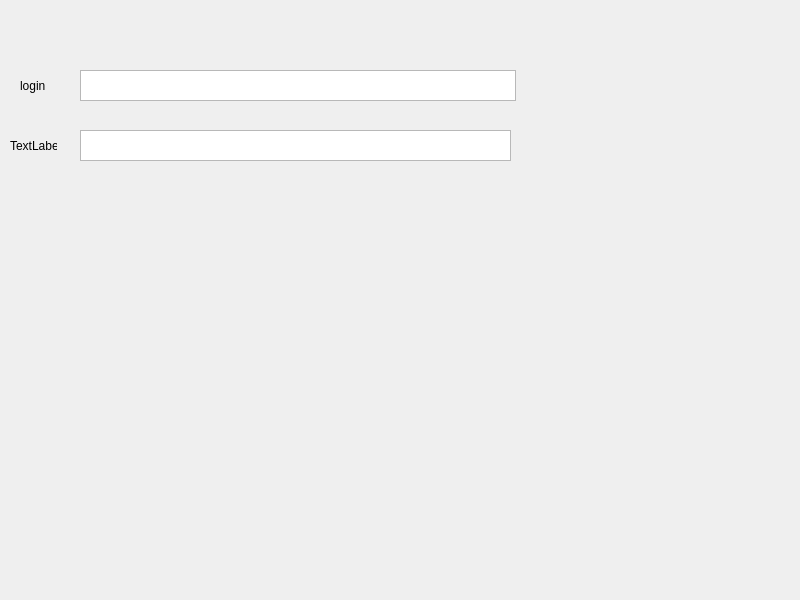
<?xml version="1.0" encoding="UTF-8"?>
<ui version="4.0">
 <class>LoginForm</class>
 <widget class="QWidget" name="LoginForm">
  <property name="geometry">
   <rect>
    <x>0</x>
    <y>0</y>
    <width>800</width>
    <height>600</height>
   </rect>
  </property>
  <property name="windowTitle">
   <string>LoginForm</string>
  </property>
  <widget class="QTextEdit" name="textEdit">
   <property name="geometry">
    <rect>
     <x>80</x>
     <y>70</y>
     <width>436</width>
     <height>31</height>
    </rect>
   </property>
  </widget>
  <widget class="QLabel" name="label_2">
   <property name="geometry">
    <rect>
     <x>20</x>
     <y>70</y>
     <width>61</width>
     <height>31</height>
    </rect>
   </property>
   <property name="text">
    <string>login</string>
   </property>
  </widget>
  <widget class="QLabel" name="label">
   <property name="geometry">
    <rect>
     <x>10</x>
     <y>130</y>
     <width>47</width>
     <height>31</height>
    </rect>
   </property>
   <property name="text">
    <string>TextLabel</string>
   </property>
  </widget>
  <widget class="QTextEdit" name="textEdit_2">
   <property name="geometry">
    <rect>
     <x>80</x>
     <y>130</y>
     <width>431</width>
     <height>31</height>
    </rect>
   </property>
  </widget>
 </widget>
 <resources/>
 <connections/>
</ui>
